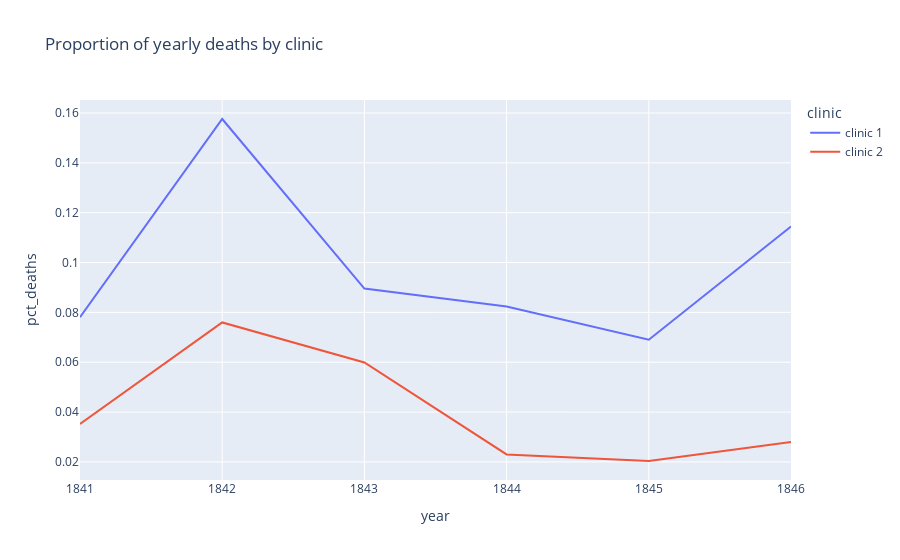

Notebook cell for this chart:
### Markdown cell above
### Plotting the Proportion of Yearly Deaths by Clinic

### Code cell
line = px.line(df_yearly,
               x='year',
               y='pct_deaths',
               color='clinic',
               title='Proportion of yearly deaths by clinic')

line.show()

### Figure 1 — Plotly figure (JSON) as saved in the notebook; plotly's stock layout.template omitted (floating-point values rounded to 4 significant figures)
{"data": [{"hovertemplate": "clinic=clinic 1<br>year=%{x}<br>pct_deaths=%{y}<extra></extra>", "legendgroup": "clinic 1", "line": {"color": "#636efa", "dash": "solid"}, "marker": {"symbol": "circle"}, "mode": "lines", "name": "clinic 1", "orientation": "v", "showlegend": true, "type": "scatter", "x": [1841, 1842, 1843, 1844, 1845, 1846], "xaxis": "x", "y": [0.07806, 0.1576, 0.08954, 0.08236, 0.06901, 0.1145], "yaxis": "y"}, {"hovertemplate": "clinic=clinic 2<br>year=%{x}<br>pct_deaths=%{y}<extra></extra>", "legendgroup": "clinic 2", "line": {"color": "#EF553B", "dash": "solid"}, "marker": {"symbol": "circle"}, "mode": "lines", "name": "clinic 2", "orientation": "v", "showlegend": true, "type": "scatter", "x": [1841, 1842, 1843, 1844, 1845, 1846], "xaxis": "x", "y": [0.03522, 0.07597, 0.05988, 0.023, 0.02036, 0.02797], "yaxis": "y"}], "layout": {"legend": {"title": {"text": "clinic"}, "tracegroupgap": 0}, "title": {"text": "Proportion of yearly deaths by clinic"}, "xaxis": {"anchor": "y", "domain": [0, 1], "title": {"text": "year"}}, "yaxis": {"anchor": "x", "domain": [0, 1], "title": {"text": "pct_deaths"}}}}
